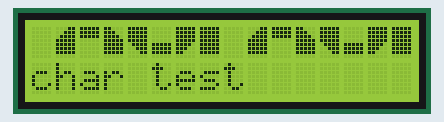
This sketch was run on a simulated Arduino Uno, built with avr-gcc and run on an emulated ATmega328P. Parts: 16×2 character LCD.

Above: at 1.7 s.
At 9.5 s:
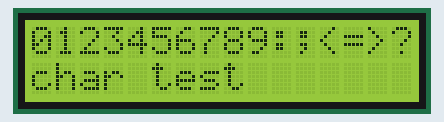
At 14.7 s:
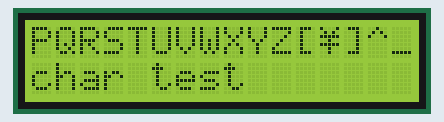
At 19.9 s:
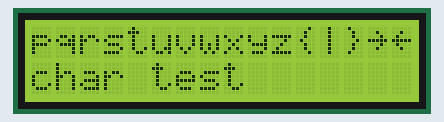
At 27.7 s:
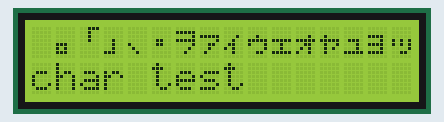
At 38.2 s:
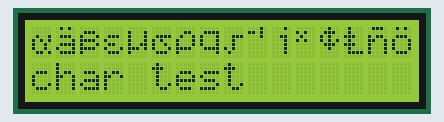

Measured:
- what the display in image 1 shows lasts 1.1 s, from 9.5 s to 10.6 s

The sketch:

Big_Digits.ino
```cpp
#include <LiquidCrystal.h>

/* Константа: высота символа в точках */
enum { SYMBOL_HEIGHT = 8 };

/* Описываем наши собственные символы в виде массивов битовых масок.
 * Каждый символ - это восемь масок по пять бит.
 */
byte char1[SYMBOL_HEIGHT] =
{
  B00011,
  B00111,
  B01111,
  B11111,
  B11111,
  B11111,
  B11111,
  B00000,
};
byte char2[SYMBOL_HEIGHT] =
{
  B11111,
  B11111,
  B11111,
  B00000,
  B00000,
  B00000,
  B00000,
  B00000,
};
byte char3[SYMBOL_HEIGHT] =
{
  B11000,
  B11100,
  B11110,
  B11111,
  B11111,
  B11111,
  B11111,
  B00000,
};
byte char4[SYMBOL_HEIGHT] =
{
  B11111,
  B11111,
  B11111,
  B11111,
  B01111,
  B00111,
  B00011,
  B00000,
};
byte char5[SYMBOL_HEIGHT] =
{
  B00000,
  B00000,
  B00000,
  B00000,
  B11111,
  B11111,
  B11111,
  B00000,
};
byte char6[SYMBOL_HEIGHT] =
{
  B11111,
  B11111,
  B11111,
  B11111,
  B11110,
  B11100,
  B11000,
  B00000,
};
byte char7[SYMBOL_HEIGHT] =
{
  B11111,
  B11111,
  B11111,
  B11111,
  B11111,
  B11111,
  B11111,
  B00000,
};

/* Объявляем объект нашего дисплея */
LiquidCrystal lcd(12, 11, 10, 4, 5, 6, 7);


void setup()
{
  /* Регистрируем собственные символы с кодами 0, 1 и 2 */
  lcd.createChar(1, char1);
  lcd.createChar(2, char2);
  lcd.createChar(3, char3);
  lcd.createChar(4, char4);
  lcd.createChar(5, char5);
  lcd.createChar(6, char6);
  lcd.createChar(7, char7);

  /* Начинаем работу с дисплееем */
  lcd.begin(16, 2);

  /*lcd.write("\1"); // выводим наш собственный символ с кодом
  lcd.write("\2");
  lcd.write("\3");
  lcd.setCursor(0, 1);
  lcd.write("\4");
  lcd.write("\5");
  lcd.write("\6");

  lcd.setCursor(5, 0);
  lcd.write("\1"); // выводим наш собственный символ с кодом
  lcd.write("\7");
  lcd.setCursor(6, 1);
  lcd.write("\7");

  lcd.setCursor(8, 0);
  lcd.write("\1"); // выводим наш собственный символ с кодом
  lcd.write("\2");
  lcd.write("\3");
  lcd.setCursor(8, 1);
  lcd.write("\1");
  lcd.write("\5");
  lcd.write("\5");  */
}


void loop()
{
  lcd.setCursor(0,1); lcd.print("char test"); lcd.setCursor(0,0);
  //delay(4000);
  /*for(int i=0; i++; i<=16){
     lcd.setCursor(0,0);
     for(int j=0; j++; j<=15){
       lcd.write(char(i*8+j)); delay(2000);
     }
   }*/
 for(int j=0; j<=16; j++){
   lcd.setCursor(0,0);
   for(int i=0; i<=15; i++) {delay(100); lcd.write(j*16+i); } delay(1000);
 }
}
```
